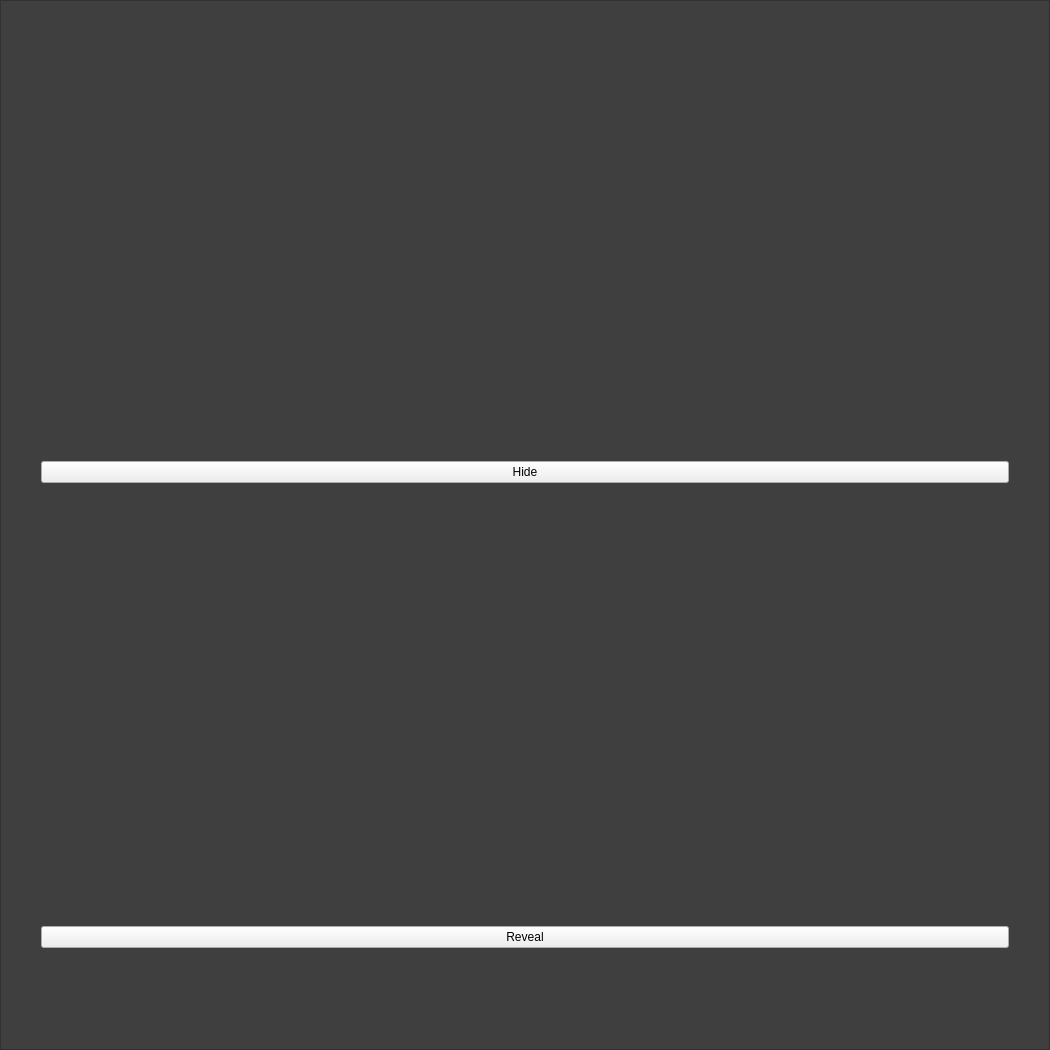
<?xml version="1.0" encoding="UTF-8"?>
<ui version="4.0">
 <class>menu_page</class>
 <widget class="QWidget" name="menu_page">
  <property name="windowModality">
   <enum>Qt::ApplicationModal</enum>
  </property>
  <property name="geometry">
   <rect>
    <x>0</x>
    <y>0</y>
    <width>1050</width>
    <height>1050</height>
   </rect>
  </property>
  <property name="windowTitle">
   <string>Ciri</string>
  </property>
  <property name="windowIcon">
   <iconset>
    <normaloff>:/newPrefix/rabbit_small.png</normaloff>:/newPrefix/rabbit_small.png</iconset>
  </property>
  <layout class="QVBoxLayout" name="verticalLayout">
   <property name="leftMargin">
    <number>0</number>
   </property>
   <property name="topMargin">
    <number>0</number>
   </property>
   <property name="rightMargin">
    <number>0</number>
   </property>
   <property name="bottomMargin">
    <number>0</number>
   </property>
   <item>
    <widget class="QFrame" name="menu">
     <property name="sizePolicy">
      <sizepolicy hsizetype="Preferred" vsizetype="Preferred">
       <horstretch>0</horstretch>
       <verstretch>0</verstretch>
      </sizepolicy>
     </property>
     <property name="styleSheet">
      <string notr="true">QFrame {
background-color: rgb(63, 63, 63);
}
</string>
     </property>
     <property name="frameShape">
      <enum>QFrame::StyledPanel</enum>
     </property>
     <property name="frameShadow">
      <enum>QFrame::Raised</enum>
     </property>
     <layout class="QVBoxLayout" name="verticalLayout_3" stretch="0">
      <property name="spacing">
       <number>0</number>
      </property>
      <property name="sizeConstraint">
       <enum>QLayout::SetDefaultConstraint</enum>
      </property>
      <property name="leftMargin">
       <number>10</number>
      </property>
      <property name="topMargin">
       <number>0</number>
      </property>
      <property name="rightMargin">
       <number>10</number>
      </property>
      <property name="bottomMargin">
       <number>5</number>
      </property>
      <item>
       <layout class="QVBoxLayout" name="vlayout" stretch="0,0,0">
        <property name="spacing">
         <number>20</number>
        </property>
        <property name="sizeConstraint">
         <enum>QLayout::SetDefaultConstraint</enum>
        </property>
        <property name="leftMargin">
         <number>20</number>
        </property>
        <property name="topMargin">
         <number>0</number>
        </property>
        <property name="rightMargin">
         <number>20</number>
        </property>
        <property name="bottomMargin">
         <number>0</number>
        </property>
        <item>
         <layout class="QVBoxLayout" name="verticalLayout_17">
          <property name="spacing">
           <number>0</number>
          </property>
          <property name="leftMargin">
           <number>10</number>
          </property>
          <property name="topMargin">
           <number>10</number>
          </property>
          <property name="rightMargin">
           <number>10</number>
          </property>
          <property name="bottomMargin">
           <number>0</number>
          </property>
          <item alignment="Qt::AlignHCenter|Qt::AlignVCenter">
           <widget class="QLabel" name="closed_eye">
            <property name="sizePolicy">
             <sizepolicy hsizetype="Fixed" vsizetype="Fixed">
              <horstretch>0</horstretch>
              <verstretch>0</verstretch>
             </sizepolicy>
            </property>
            <property name="layoutDirection">
             <enum>Qt::LeftToRight</enum>
            </property>
            <property name="styleSheet">
             <string notr="true"/>
            </property>
            <property name="text">
             <string/>
            </property>
            <property name="pixmap">
             <pixmap>../images/closed_eye.png</pixmap>
            </property>
            <property name="scaledContents">
             <bool>false</bool>
            </property>
            <property name="alignment">
             <set>Qt::AlignCenter</set>
            </property>
            <property name="wordWrap">
             <bool>false</bool>
            </property>
           </widget>
          </item>
          <item>
           <widget class="QPushButton" name="hideButton">
            <property name="sizePolicy">
             <sizepolicy hsizetype="Minimum" vsizetype="Maximum">
              <horstretch>0</horstretch>
              <verstretch>0</verstretch>
             </sizepolicy>
            </property>
            <property name="styleSheet">
             <string notr="true"/>
            </property>
            <property name="text">
             <string>Hide</string>
            </property>
           </widget>
          </item>
         </layout>
        </item>
        <item>
         <spacer name="verticalSpacer_19">
          <property name="orientation">
           <enum>Qt::Vertical</enum>
          </property>
          <property name="sizeType">
           <enum>QSizePolicy::Fixed</enum>
          </property>
          <property name="sizeHint" stdset="0">
           <size>
            <width>20</width>
            <height>60</height>
           </size>
          </property>
         </spacer>
        </item>
        <item>
         <layout class="QVBoxLayout" name="verticalLayout_16">
          <property name="spacing">
           <number>0</number>
          </property>
          <property name="leftMargin">
           <number>10</number>
          </property>
          <property name="topMargin">
           <number>55</number>
          </property>
          <property name="rightMargin">
           <number>10</number>
          </property>
          <item alignment="Qt::AlignHCenter|Qt::AlignVCenter">
           <widget class="QLabel" name="eye">
            <property name="sizePolicy">
             <sizepolicy hsizetype="Fixed" vsizetype="Fixed">
              <horstretch>0</horstretch>
              <verstretch>0</verstretch>
             </sizepolicy>
            </property>
            <property name="text">
             <string/>
            </property>
            <property name="pixmap">
             <pixmap>../images/open_eye.png</pixmap>
            </property>
            <property name="alignment">
             <set>Qt::AlignCenter</set>
            </property>
            <property name="wordWrap">
             <bool>false</bool>
            </property>
           </widget>
          </item>
          <item alignment="Qt::AlignVCenter">
           <widget class="QPushButton" name="revealButton">
            <property name="sizePolicy">
             <sizepolicy hsizetype="Minimum" vsizetype="Maximum">
              <horstretch>0</horstretch>
              <verstretch>0</verstretch>
             </sizepolicy>
            </property>
            <property name="styleSheet">
             <string notr="true"/>
            </property>
            <property name="text">
             <string>Reveal</string>
            </property>
           </widget>
          </item>
         </layout>
        </item>
       </layout>
      </item>
     </layout>
    </widget>
   </item>
  </layout>
 </widget>
 <resources>
  <include location="../resources.qrc"/>
 </resources>
 <connections/>
</ui>
